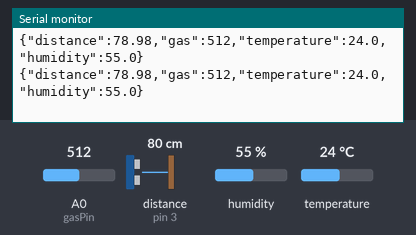
Recording of a sketch running on a simulated Arduino Uno, built with avr-gcc and run on an emulated ATmega328P. Parts: the last lines printed to the serial monitor. Wiring (inferred from the names in the program): ultrasonic range finder: trigger pin 2; echo pin 3. The inputs (shaded band) are chosen by the test bench; at power-on: distance to the obstacle (sensor on pin 3) 80 cm, humidity 55 %, A0 (gasPin) = 512, temperature 24 °C. The echo pulse lasts 58.3 µs per cm.

Above: at 2.8 s.
2.9 s: distance to the obstacle (sensor on pin 3) set to 2 cm
At 3.8 s:
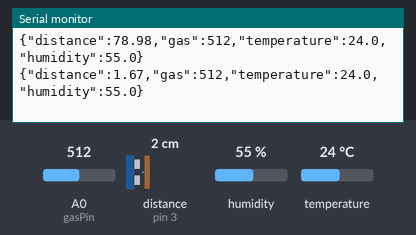
4.4 s: humidity set to 22 %
At 5.4 s:
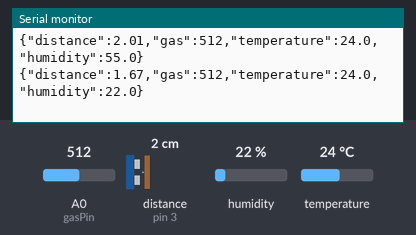
5.9 s: A0 (gasPin) set to 716
At 6.9 s:
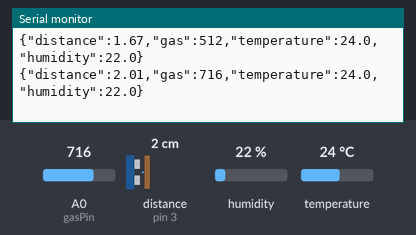
7.4 s: temperature set to 12 °C
At 8.7 s:
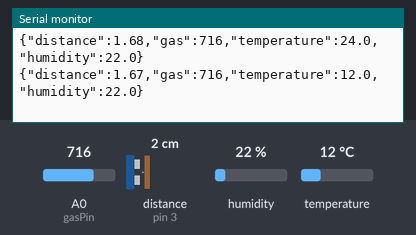
8.9 s: distance to the obstacle (sensor on pin 3) set to 4 cm
At 9.6 s:
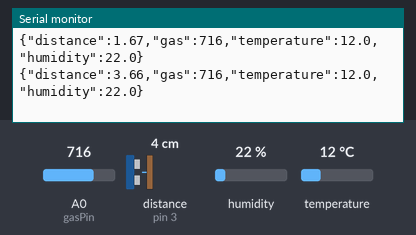
10.4 s: A0 (gasPin) set to 992
At 11.9 s:
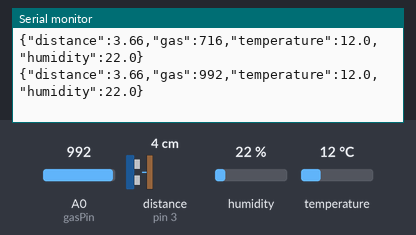
Timing chart, 0 to 12.9 s (numbered marks = the images above; inputs shaded):
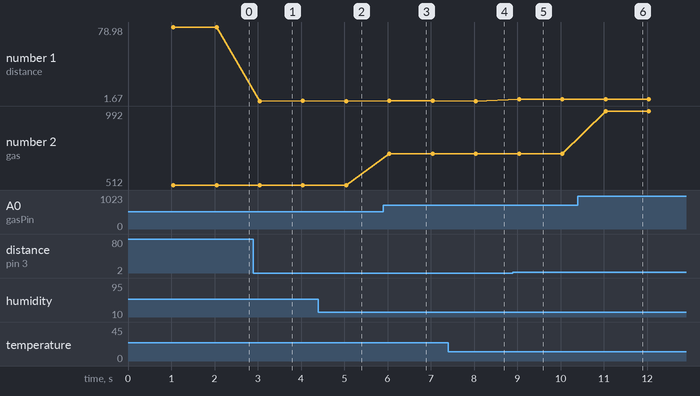

The sketch:

HBE_ADK_2560.INO
```cpp
//아두이노 센서 코드 단순

#include <Wire.h>
#include "Adafruit_HTU21DF.h"

// --- 핀 번호 설정 ---
// 1. 초음파 센서 핀
const int trigPin = 2;
const int echoPin = 3;

// 2. 가스 센서 핀
const int gasPin = A0;

// 3. 온습도 센서 (I2C) 객체 생성 (SDA: 20번, SCL: 21번 핀 사용)
Adafruit_HTU21DF htu = Adafruit_HTU21DF();

// --- 타이머 변수 ---
unsigned long previousMillis = 0;
const long interval = 1000; // 1초마다 전송

void setup() {
  Serial.begin(115200);

  // 초음파 핀 초기화
  pinMode(trigPin, OUTPUT);
  pinMode(echoPin, INPUT);

  // I2C 온습도 센서 시작
  if (!htu.begin()) {
    Serial.println("온습도 센서 에러! 20번(SDA), 21번(SCL) 및 3.3V 전원 연결을 확인해주세요.");
  }
}

void loop() {
  unsigned long currentMillis = millis();

  if (currentMillis - previousMillis >= interval) {
    previousMillis = currentMillis;

    // --- 1. 센서 데이터 읽기 ---

    // [초음파 센서] 거리 계산
    digitalWrite(trigPin, LOW);
    delayMicroseconds(2);
    digitalWrite(trigPin, HIGH);
    delayMicroseconds(10);
    digitalWrite(trigPin, LOW);
    long duration = pulseIn(echoPin, HIGH);
    float distance = duration * 0.034 / 2.0;

    // [가스 센서]
    int gasValue = analogRead(gasPin);

    // [온습도 센서 I2C]
    float temperature = htu.readTemperature();
    float humidity = htu.readHumidity();

    // --- 2. JSON 문자열 포맷팅 ---
    // 예시: {"distance":150.25, "gas":312, "temperature":25.4, "humidity":45.2}
    String jsonString = "{";
    jsonString += "\"distance\":" + String(distance, 2) + ",";
    jsonString += "\"gas\":" + String(gasValue) + ",";
    jsonString += "\"temperature\":" + String(temperature, 1) + ",";
    jsonString += "\"humidity\":" + String(humidity, 1);
    jsonString += "}";

    // --- 3. 시리얼로 전송 ---
    Serial.println(jsonString);
  }
}
```

Measured:
- after the input at 2.9 s, the serial monitor: prints a new line after 0.14 s (image 1)
- after the input at 4.4 s, the serial monitor: prints a new line after 0.64 s (image 2)
- after the input at 5.9 s, the serial monitor: prints a new line after 0.14 s (image 3)
- after the input at 7.4 s, the serial monitor: prints a new line after 0.64 s (image 4)
- after the input at 8.9 s, the serial monitor: prints a new line after 0.14 s (image 5)
- after the input at 10.4 s, the serial monitor: prints a new line after 0.64 s (image 6)
- plotted number 1: 78.98 → 2.01 after the input at 2.9 s, 1.67 → 3.66 after the input at 8.9 s
- plotted number 2: 512 → 716 after the input at 5.9 s, 716 → 992 after the input at 10.4 s
